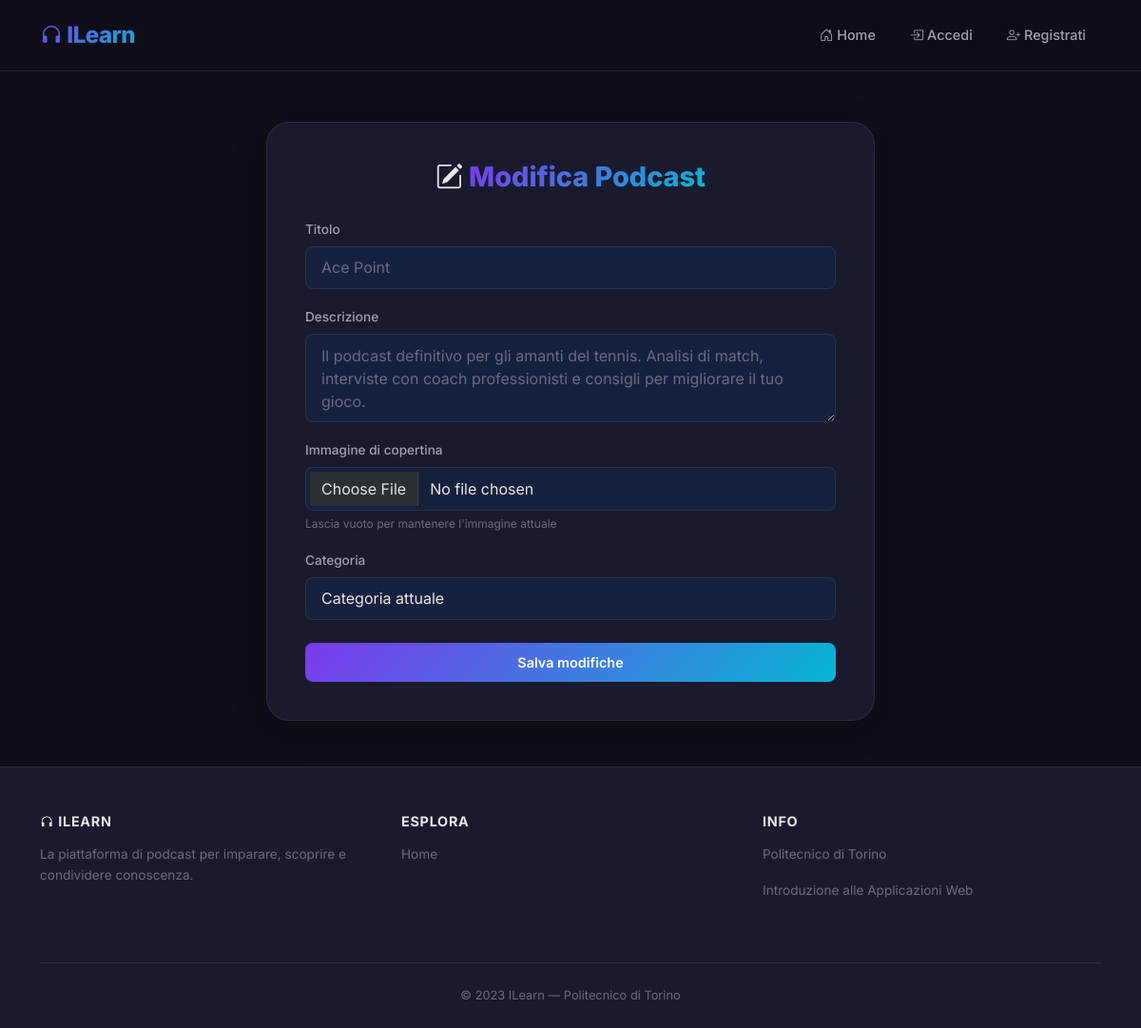
The page /modificaPodcast/1 (signed in) on the database its author committed.
### tables this page shows
CREATE TABLE "PODCAST" (
	"podcast_id"	INTEGER NOT NULL,
	"Titolo"	TEXT NOT NULL,
	"Descrizione"	TEXT NOT NULL,
	"Categoria"	TEXT NOT NULL,
	"utente_id"	INTEGER NOT NULL,
	"Estensione"	TEXT NOT NULL,
	PRIMARY KEY("podcast_id" AUTOINCREMENT),
	FOREIGN KEY("utente_id") REFERENCES "UTENTI"("ID") ON DELETE CASCADE
);

### app.py (the view)
@app.route('/modificaPodcast/<podcast_id>')
@login_required
def modificaPodcast(podcast_id):
    podcast = db_interaction.get_podcast_by_id(podcast_id)
    if podcast:
        if int(podcast['utente_id']) == int(current_user.get_id()):
            categorie = ['Tutte', 'Cucina', 'Scienza', 'Sport', 'Tecnologia', 'Altro']
            return render_template('modificaPodcast.html', podcast=podcast, categorie=categorie)
        else:
            flash('Non sei il creatore di questo podcast', 'danger')
            return redirect(url_for('home'))
    else:
        flash('La richiesta non è andata a buon fine', "danger")
        return redirect(url_for('home'))

### app.py (called while the page is built)
@login_manager.user_loader
def load_user(user_id):
    db_user = db_interaction.get_user_with_password_by_id(user_id)
    user = User(id=db_user['ID'], email=db_user['Email'], password=db_user['Password'], type=db_user['Tipo'], username=db_user['Username'])
    return user

### db_interaction.py (called while the page is built)
def get_user_with_password_by_id(id):
    conn = sqlite3.connect('db/podcast.db')
    conn.row_factory = sqlite3.Row
    cursor = conn.cursor()
    sql = 'SELECT * FROM UTENTI WHERE ID = ?'
    cursor.execute(sql, (id,))
    user = cursor.fetchone()
    cursor.close()
    conn.close()
    return user

def get_podcast_by_id(podcast_id):
    conn = sqlite3.connect('db/podcast.db')
    conn.row_factory = sqlite3.Row
    cursor = conn.cursor()
    sql = 'SELECT * FROM PODCAST, UTENTI WHERE PODCAST.utente_id = UTENTI.ID AND podcast_id = ?'
    cursor.execute(sql, (podcast_id,))
    podcast = cursor.fetchone()
    cursor.close()
    conn.close()
    return podcast

### templates/modificaPodcast.html (shortened to what this page needs)
{% extends "base.html" %}
{% block content %}
<div class="form-glass form-wide" data-aos="fade-up">
    <h2 class="form-title"><i class="bi bi-pencil-square"></i> <span class="text-gradient">Modifica Podcast</span></h2>
    <form action="/modificaPodcast/podcast_id" method="POST" enctype="multipart/form-data">
        <div class="mb-3">
            <label for="title" class="form-label">Titolo</label>
            <input type="text" class="form-control" name="title" placeholder="{{ podcast.Titolo }}" minlength="3" maxlength="30">
        </div>
        <div class="mb-3">
            <label for="content" class="form-label">Descrizione</label>
            <textarea class="form-control" name="description" placeholder="{{ podcast.Descrizione }}" rows="3" minlength="10"></textarea>
        </div>
        <div class="mb-3">
            <label for="formFileSm" class="form-label">Immagine di copertina</label>
            <input class="form-control" id="formFileSm" type="file" name="immagine_podcast" accept=".jpg,.jpeg,.png">
            <div class="form-text">Lascia vuoto per mantenere l'immagine attuale</div>
        </div>
        <div class="mb-4">
            <label class="form-label">Categoria</label>
            <select class="form-select" name="category">
                <option selected disabled>Categoria attuale</option>
            </select>
        </div>
        <div class="d-grid">
            <button type="submit" class="btn btn-gradient">Salva modifiche</button>
        </div>
    </form>
</div>
{% endblock %}

### static/style.css (style rules this page uses)
:root { --bg-primary: #0f0f1a; --bg-card: #1a1a2e; --bg-elevated: #16213e; --bg-glass: rgba(255, 255, 255, 0.05); --bg-glass-hover: rgba(255, 255, 255, 0.08); --accent-primary: #7c3aed; --accent-secondary: #06b6d4; --gradient-accent: linear-gradient(135deg, #7c3aed, #06b6d4); --gradient-hero: linear-gradient(135deg, #0f0f1a 0%, #1a1a2e 50%, #16213e 100%); --text-primary: #e8e8e8; --text-secondary: #a0a0b0; --text-muted: #6b6b80; --border-glass: rgba(255, 255, 255, 0.08); --shadow-card: 0 8px 32px rgba(0, 0, 0, 0.3); --shadow-hover: 0 16px 48px rgba(124, 58, 237, 0.15); --shadow-glow: 0 0 20px rgba(124, 58, 237, 0.3); --radius-sm: 8px; --radius-md: 12px; --radius-lg: 16px; --radius-xl: 24px; --transition-fast: 0.2s ease; --transition-normal: 0.3s ease; --transition-slow: 0.5s ease; }
* { margin: 0; padding: 0; box-sizing: border-box; }
body { font-family: 'Inter', sans-serif; background-color: var(--bg-primary); color: var(--text-primary); line-height: 1.6; overflow-x: hidden; min-height: 100vh; display: flex; flex-direction: column; }
.form-glass { background: var(--bg-card); border: 1px solid var(--border-glass); border-radius: var(--radius-xl); padding: 2.5rem; box-shadow: var(--shadow-card); max-width: 480px; margin: 3rem auto; }
.form-glass.form-wide { max-width: 640px; }
.form-glass .form-label { color: var(--text-secondary); font-weight: 500; font-size: 0.85rem; margin-bottom: 0.4rem; }
.form-glass .form-control, .form-glass .form-select { background: var(--bg-elevated); border: 1px solid var(--border-glass); border-radius: var(--radius-sm); color: var(--text-primary); padding: 0.6rem 1rem; transition: all var(--transition-fast); }
.form-glass .form-control::placeholder { color: var(--text-muted); }
.form-glass .form-text { color: var(--text-muted); font-size: 0.75rem; }
.form-title { font-weight: 800; font-size: 1.8rem; margin-bottom: 1.5rem; text-align: center; }
.btn-gradient { background: var(--gradient-accent); color: white; border: none; border-radius: var(--radius-sm); padding: 0.6rem 1.5rem; font-weight: 600; font-size: 0.9rem; transition: all var(--transition-normal); cursor: pointer; }
.text-gradient { background: var(--gradient-accent); -webkit-background-clip: text; -webkit-text-fill-color: transparent; background-clip: text; }

### rows shown on the page
PODCAST: title "Ace Point", description "Il podcast definitivo per gli amanti del tennis. Analisi di match, interviste con coach professionisti e consigli per migliorare il tuo gioco."
